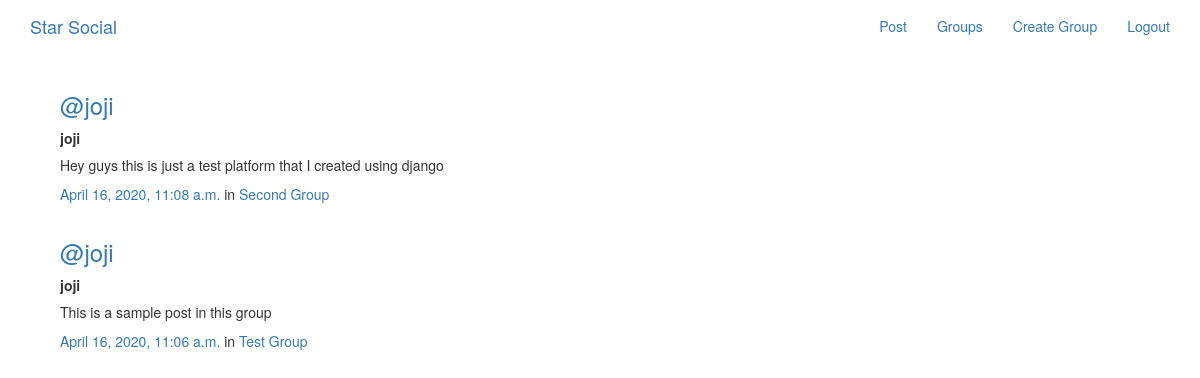
The page /posts/ (signed in) on the database its author committed.
### posts/models.py (models this page shows, shortened)
class Post(models.Model):
    user = models.ForeignKey(User, related_name="posts",on_delete=models.CASCADE)
    created_at = models.DateTimeField(auto_now=True)
    message = models.TextField()
    message_html = models.TextField(editable=False)
    group = models.ForeignKey(Group, related_name="posts",null=True, blank=True,on_delete=models.CASCADE)
    class Meta:
        ordering = ["-created_at"]
        unique_together = ["user", "message"]

### groups/models.py (models this page shows, shortened)
class Group(models.Model):
    name = models.CharField(max_length=255, unique=True)
    slug = models.SlugField(allow_unicode=True, unique=True)
    description = models.TextField(blank=True, default='')
    description_html = models.TextField(editable=False, default='', blank=True)
    members = models.ManyToManyField(User,through="GroupMember")
    class Meta:
        ordering = ["name"]

### posts/views.py (the view)
# urls.py: path('', views.PostList.as_view(), name="all"),
class PostList(SelectRelatedMixin, generic.ListView):
    model = models.Post
    select_related = ("user", "group")

### posts/templates/posts/post_list.html (shortened to what this page needs)
{% extends "posts/post_base.html" %}
{% load humanize %}
{% block post_content %}
<div class="col-md-8">
	{% for post in post_list %}
  {% include "posts/_post.html" %}
	{% endfor %}
</div>
{% endblock %}

### posts/templates/posts/_post.html (shortened to what this page needs)
<div class="media">
	<h3 class="mr-5"><a href="{% url 'posts:for_user' username=post.user.username %}">@{{ post.user.username }}</a></h3>
	<div class="media-body">
		<strong>{{ post.user.username }}</strong>
		<h5>{{ post.message_html|safe }}</h5>
			<time class="time"><a href="{% url 'posts:single' username=post.user.username pk=post.pk %}">{{ post.created_at }}</a></time>
			{% if post.group %}
			<span class="group-name">in <a href="#">{{ post.group.name }}</a></span>
			{% endif %}
	</div>
</div>

### rows shown on the page
Post: user.username "joji", message_html "Hey guys this is just a test platform that I created using django", created_at "April 16, 2020, 11:08 a.m.", group.name "Second Group"
Post: user.username "joji", message_html "This is a sample post in this group", created_at "April 16, 2020, 11:06 a.m.", group.name "Test Group"
